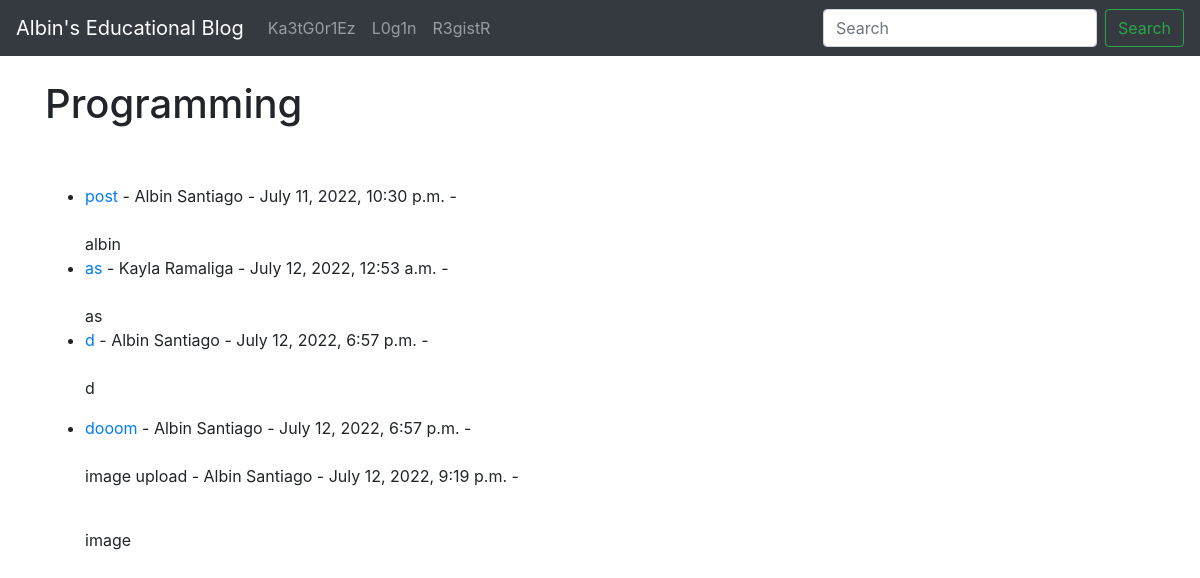
/category/programming/, run on the app's committed database.
### theblog/models.py (models this page shows, shortened)
class Post(models.Model):
    title = models.CharField(max_length=250)
    header_image = models.ImageField(null=True, blank=True, upload_to="images/")
    title_tag = models.CharField(max_length=250)
    body = RichTextField(blank=True, null=True)
    date_posted = models.DateTimeField(auto_now_add=True)
    author = models.ForeignKey(User, on_delete=models.CASCADE)
    category = models.CharField(max_length=255, default='General')
    snippet = models.CharField(max_length=250)
    likes = models.ManyToManyField(User, related_name='blog_posts', blank=True)

### theblog/views.py (the view)
# urls.py: path('category/<str:cats>/', CategoryView, name='category'),
def CategoryView(requests, cats):
    category_posts = Post.objects.filter(category=cats.replace('-', ' '))
    return render(requests, 'categories.html', {'cats': cats.title(), 'category_posts': category_posts})

### theblog/templates/categories.html (shortened to what this page needs)
{% extends 'base.html' %}
{% block content %}
{% if category_posts %}
<h1>{{ cats }}</h1>
<br /><br />
<ul>
    {% for post in category_posts %}
    <li><a href="{% url 'article-detail' post.pk %}">{{ post.title }}</a> -
        {{ post.author.first_name }} {{ post.author.last_name }} -
        {{ post.date_posted }} -<br />
        </small><br />
        {{ post.body|slice:50|safe }}
    </li>
    {% endfor %}
</ul>
{% else %}
<h2>Sorry this page does not exist...
    <h2 />
    {% endif %}
    {% endblock %}

### data on the page
Post: title "post", author.first_name "Albin", author.last_name "Santiago", date_posted "July 11, 2022, 10:30 p.m.", body "albin"
Post: title "as", author.first_name "Kayla", author.last_name "Ramaliga", date_posted "July 12, 2022, 12:53 a.m.", body "as"
Post: title "d", author.first_name "Albin", author.last_name "Santiago", date_posted "July 12, 2022, 6:57 p.m.", body "d"
Post: title "dooom", author.first_name "Albin", author.last_name "Santiago", date_posted "July 12, 2022, 6:57 p.m."
Post: title "image upload", author.first_name "Albin", author.last_name "Santiago", date_posted "July 12, 2022, 9:19 p.m.", body "image"

### other printed values
{{ cats }} "Programming"
